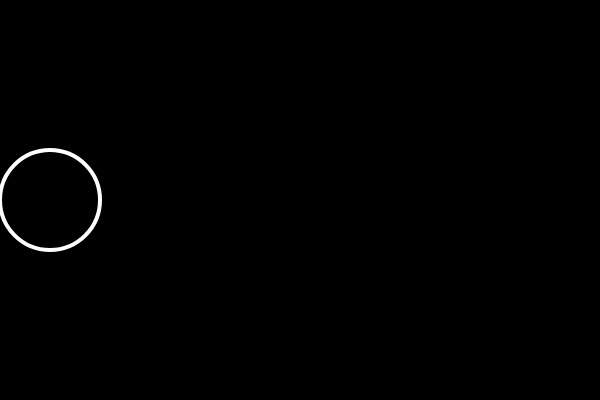
Frame 1 (no input)
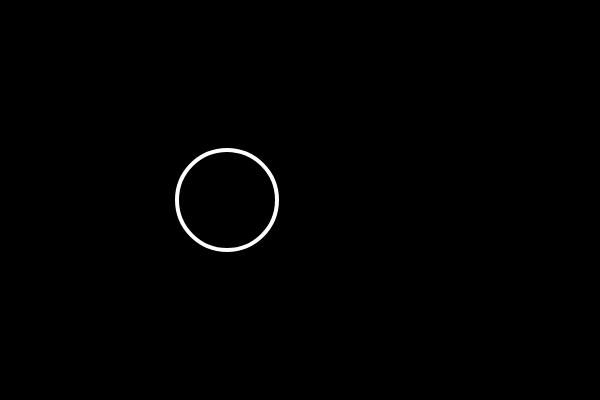
Frame 60 (no input)
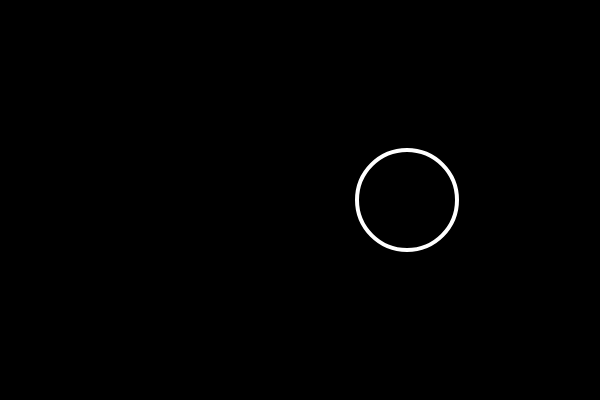
Frame 120 (the mouse pressed at the canvas centre since frame 60)

The p5.js sketch that drew these frames (run headless with seeded random() and noise() and a simulated clock; from frame 60 on, the mouse is pressed at the canvas centre):

// p5.js sketch
// ── sketch.js
var x = 50;
var speed = 3;

function setup() {
  createCanvas(600, 400);
}

function draw() {
  background(0);
  stroke(255);
  strokeWeight(4);
  noFill();
  ellipse(x, 200, 100, 100);
  

  if (x+50 > width || x-50 < 0) {
      speed = speed * (-1);
  }

  x += speed;

}
